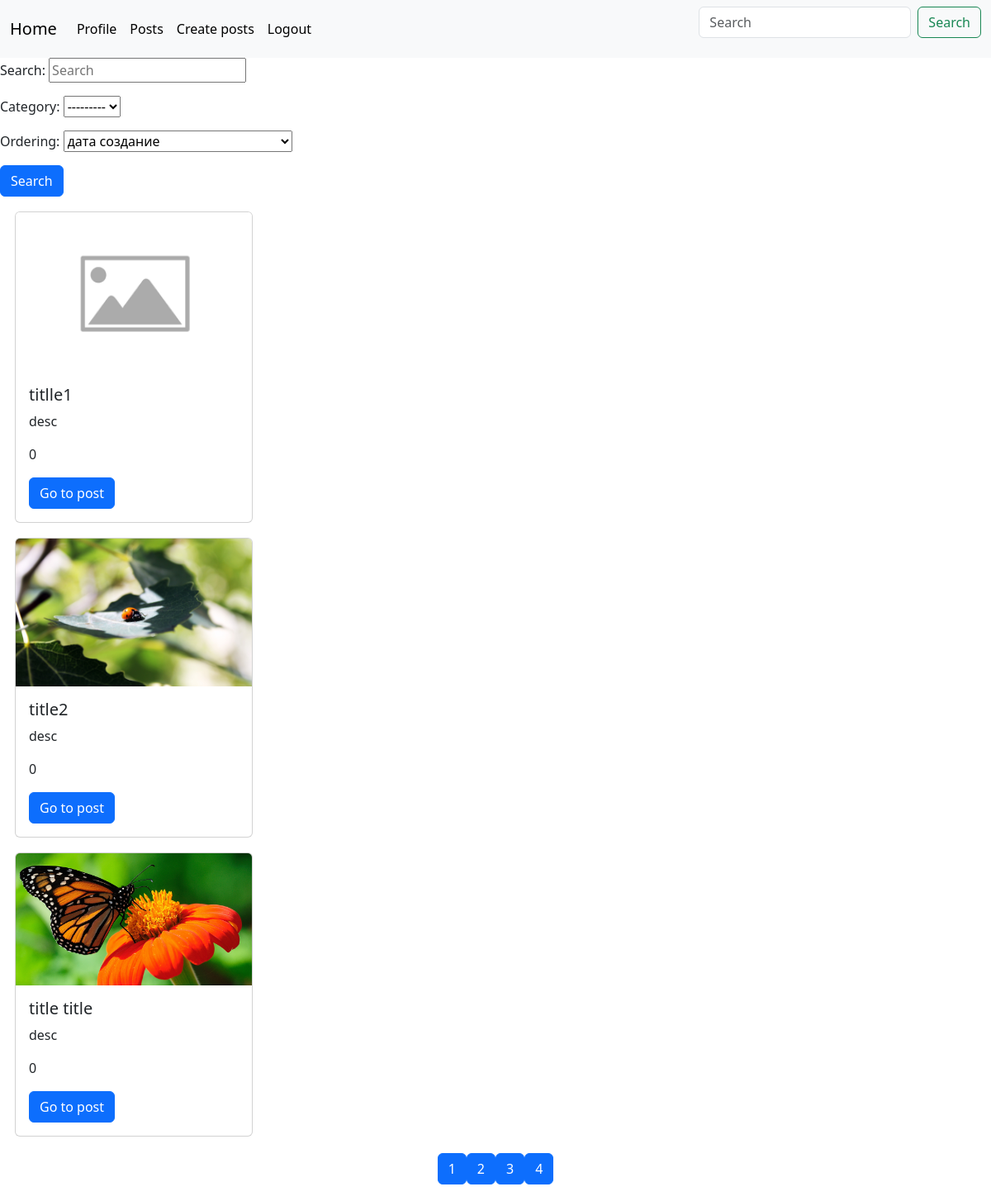
Before: /posts/ (signed in) with the older database file.
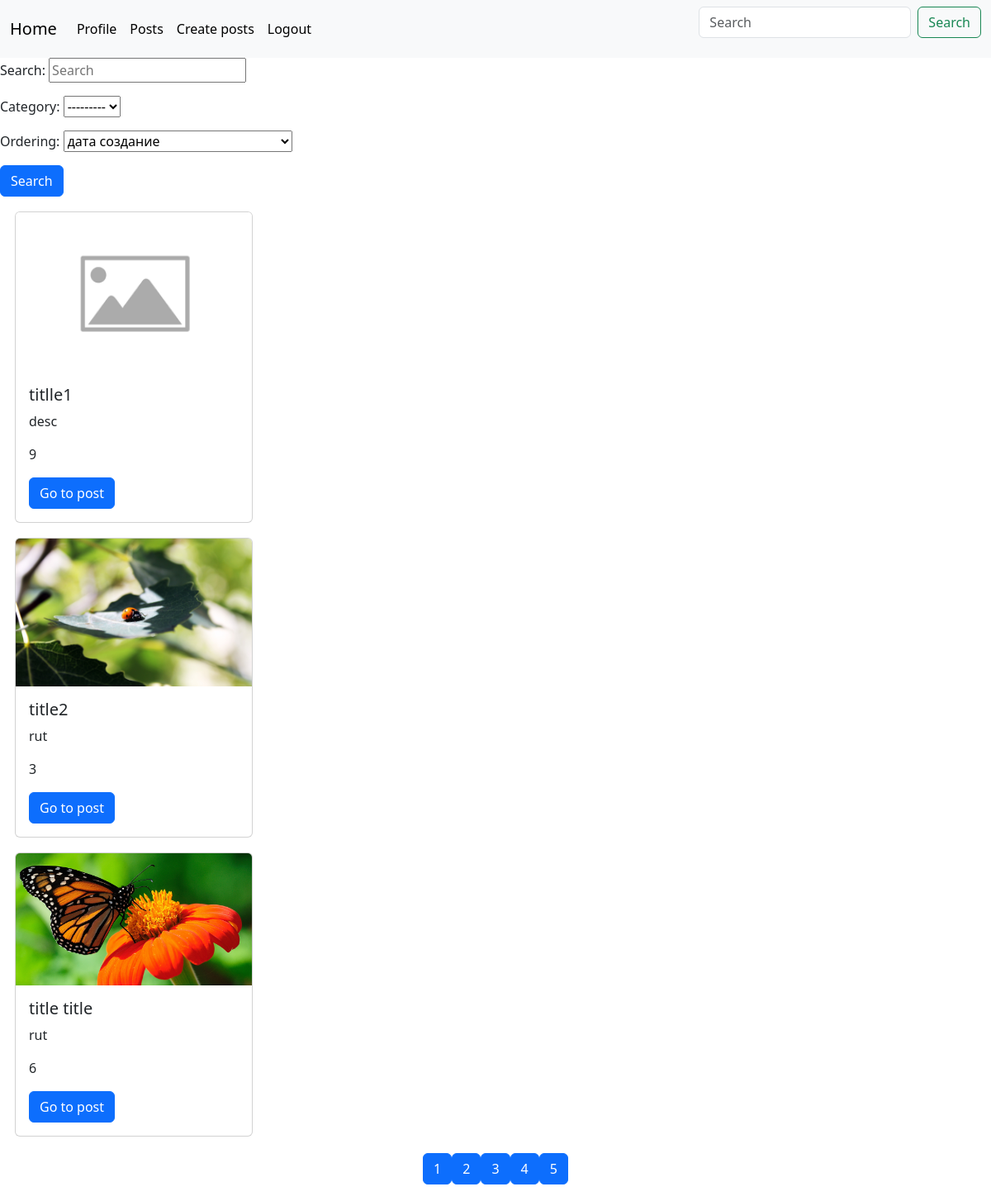
After: the same page with the newer database file.
### posts/models.py (models this page shows, shortened)
class Post(models.Model):
    image = models.ImageField(null=True, blank=True)
    title = models.CharField(max_length=100)
    description = models.CharField(max_length=250, null=True, blank=True)
    category = models.ForeignKey(
        Category, on_delete=models.CASCADE, null=True, blank=True)
    tags = models.ManyToManyField(Tag, blank=True)
    rate = models.IntegerField(default=0)
    author = models.ForeignKey(User, on_delete=models.CASCADE, null=True,blank=True)
    created_at = models.DateTimeField(auto_now_add=True, null=True)
    updated_at = models.DateTimeField(auto_now=True, null=True)

### posts/views.py (the view)
# urls.py: path('posts/',posts_list_view),
@login_required(login_url='/login/')
def posts_list_view(request):
    search_form = SearchForm()
    if request.method == 'GET':
        search = request.GET.get('search')
        category = int(request.GET.get('category')) if request.GET.get('category') else None
        ordering = request.GET.get('ordering')
        page = int(request.GET.get('page',1))
        posts = Post.objects.all()
        if search:
            posts = posts.filter(Q(title__icontains=search)| Q(description__icontains=search))
        if category:
            posts = posts.filter(category_id=category)
        if ordering:
            posts = posts.order_by(ordering)
        limit = 3
        max_pages = posts.count() / limit
        if round(max_pages) < max_pages:
            max_pages = round(max_pages) + 1
        else:
            max_pages = round(max_pages)
        start = (page - 1) * limit
        end = page * limit
        posts = posts[start:end]
        context_data = {'posts': posts,'search_form': search_form,'max_pages':range(1,max_pages+1)}
        return render(
            request,
            'posts/posts_list.html',
            context = context_data,
        )

### posts/forms.py
class SearchForm(forms.Form):
    search = forms.CharField(max_length=100,required=False,
                             widget=forms.TextInput(attrs={'placeholder':'Search'}),
    )
    category = forms.ModelChoiceField(queryset=Category.objects.all(),
                                      required=False, widget=forms.Select())
    ordering = (
        ('created_at','дата создание'),
        ('-created_at','дата создание (по убыванию)'),
        ('updated_at','дата обновления'),
        ('-updated_at', 'дата обновления (по убыванию)'),
        ('rate','рейтинг'),
        ('-rate','рейтинго (по убыванию)'),
    )
    ordering = forms.ChoiceField(
        choices=ordering,required=False,widget=forms.Select()
    )

### posts/models.py (called while the page is built)
    def __str__(self):
        return self.name

### templates/posts/posts_list.html
{% extends 'main.html' %}
{% block content %}
    <form action="" method="get">
        {{search_form.as_p}}
        <button type="submit" class="btn btn-primary">Search</button>
    </form>
    {% for post in posts %}
        <div class="card" style="width: 18rem; margin: 1.5%;">
            {% if post.image %}
                <img src="{{ post.image.url }}" class="card-img-top" alt="...">
            {% else %}
                <img src="/static/img.png" class="card-img-top" alt="...">
            {% endif %}
            <div class="card-body">
                <h5 class="card-title">{{post.title}}</h5>
                <p class="card-text">{{post.description}}</p>
                <p class="card-text">{{post.rate}}</p>
                <a href="/posts/{{post.id}}" class="btn btn-primary">Go to post</a>
            </div>
        </div>
    {% endfor %}
    <div style="display: flex; justify-content: center; margin-bottom: 20px; margin-top: 20px;">
        {%for i in max_pages%}
            {%if request.GET%}
                <a href="?&page={{i}}" class="btn btn-secondary">{{i}}</a>
            {% else %}
                <a href="/posts/?page{{i}}" class="btn btn-primary">{{i}}</a>
            {%endif%}
        {%endfor%}
    </div>
{% endblock %}

### templates/main.html (shortened to what this page needs)
<header>
    <link rel="stylesheet" href="https://cdn.jsdelivr.net/npm/bootstrap@5.3.3/dist/css/bootstrap.min.css">
    <nav class="navbar navbar-expand-lg bg-body-tertiary">
  <div class="container-fluid">
    <a class="navbar-brand" href="/">Home</a>
    <div class="collapse navbar-collapse" id="navbarSupportedContent">
      <ul class="navbar-nav me-auto mb-2 mb-lg-0">
        {% if request.user.is_authenticated %}
        <li class="nav-item">
          <a class="nav-link active" aria-current="page" href="/profile/">Profile</a>
        </li>
        <li class="nav-item">
          <a class="nav-link active" aria-current="page" href="/posts/">Posts</a>
        </li>
        <li class="nav-item">
          <a class="nav-link active" aria-current="page" href="/posts/create">Create posts</a>
        </li>
        <li class="nav-item">
          <a class="nav-link active" aria-current="page" href="/logout/">Logout</a>
        </li>
        {% endif %}
      </ul>
      <form class="d-flex" role="search">
        <input class="form-control me-2" type="search" placeholder="Search" aria-label="Search">
        <button class="btn btn-outline-success" type="submit">Search</button>
      </form>
    </div>
  </div>
</nav>
</header>
<body>
    {% block content %}
    {% endblock %}
</body>

Changed rows visible on the page:
changed Post "titlle1": rate "0" → "9"
changed Post "title2": description "desc" → "rut"; rate "0" → "3"
changed Post "title title": description "desc" → "rut"; rate "0" → "6"
Other visible differences:
new list line: "5"
